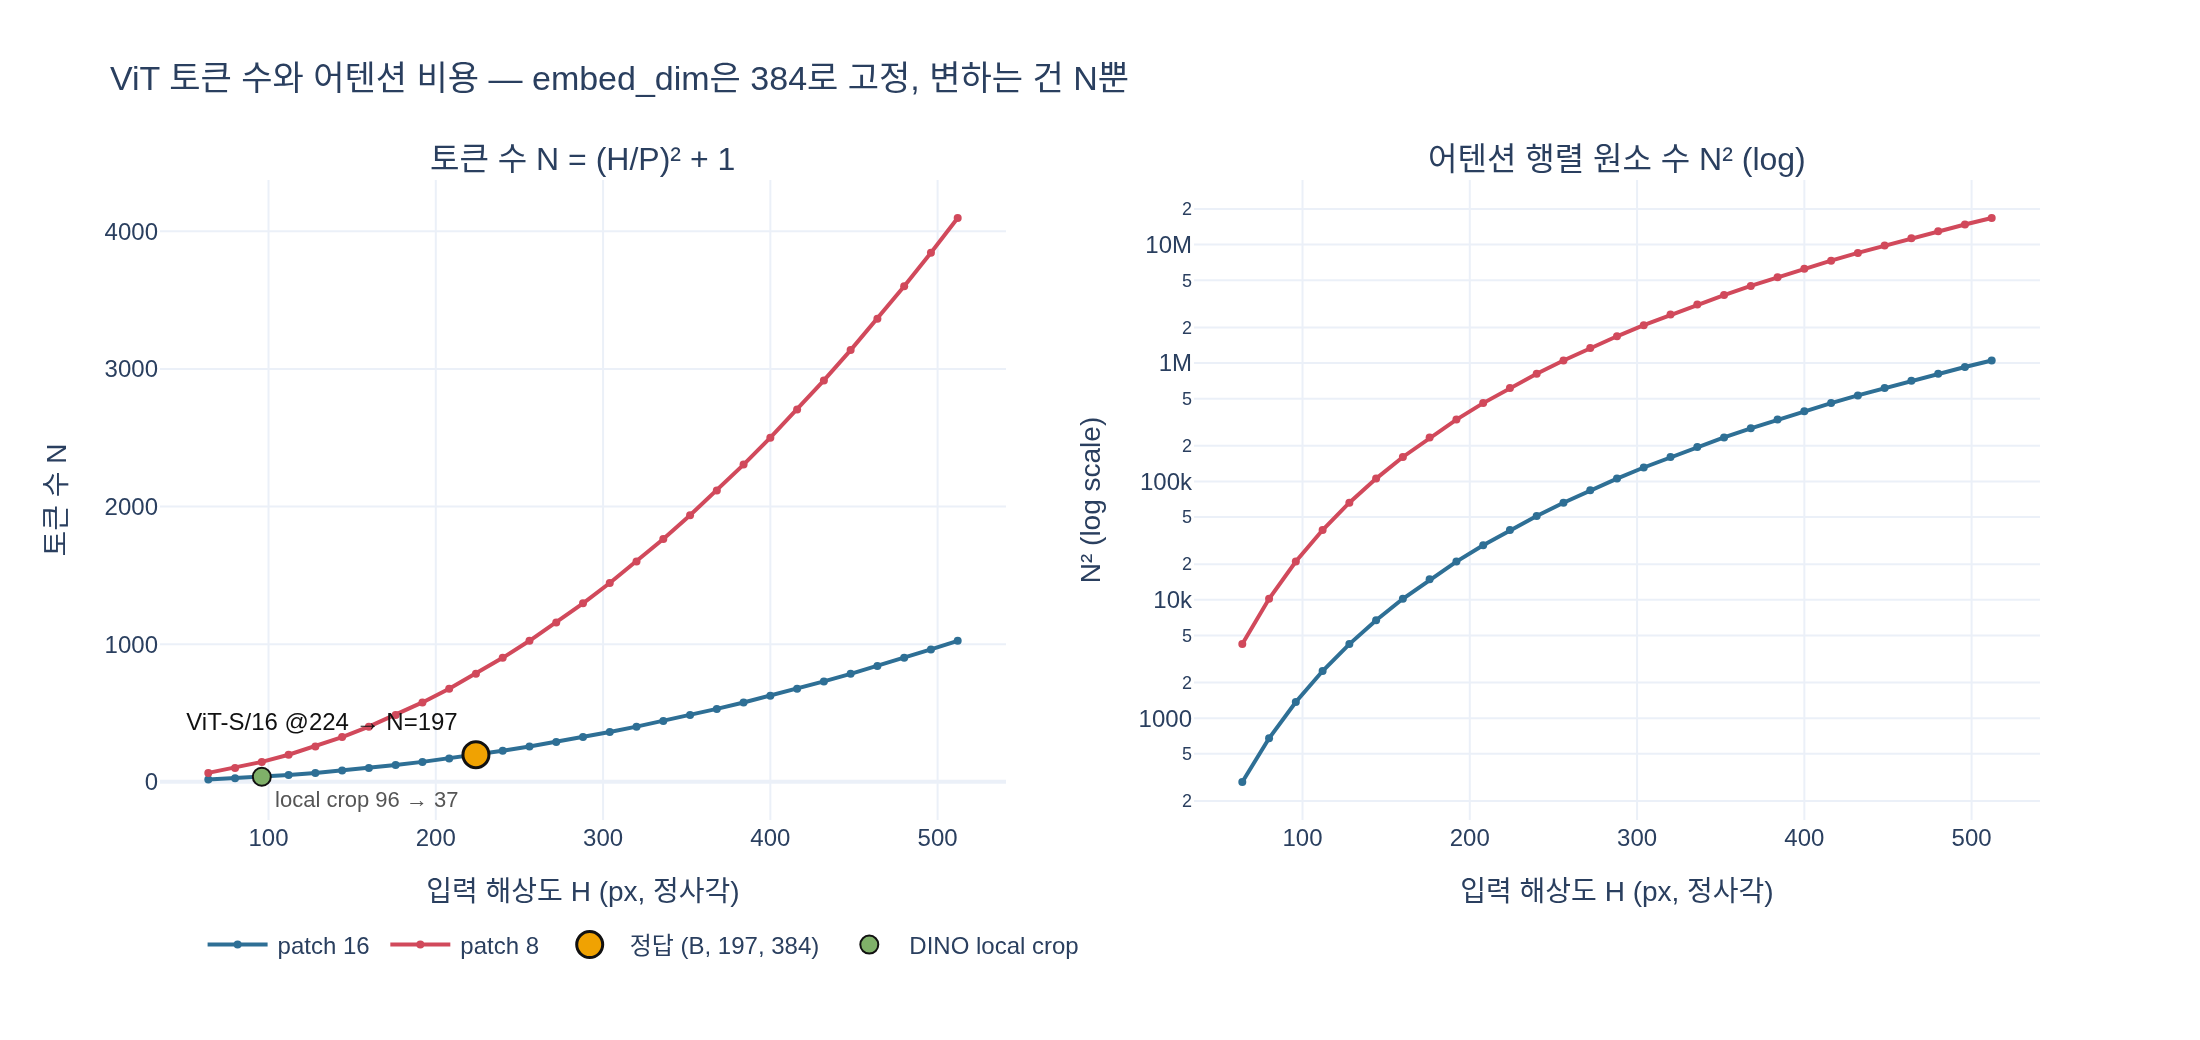

Reproduce this figure in Python.
# %% [markdown]
# # ViT-S/16 · 224px 입력에서 `prepare_tokens` 이후 shape
#
# **정답: $(B, 197, 384)$**
#
# - $197 = 1_{\text{CLS}} + 196_{\text{patch}}$, 그리고 $196 = (224/16)^2 = 14^2$
# - $384$ = ViT-**S**(small)의 `embed_dim`
# - 여기에 위치 임베딩 `pos_embed` $(1, 197, 384)$ 가 **더해진다** (concat 아님 → 토큰 수 불변)
#
# 이 스크립트는 손계산 → 실제 DINO 코드 실측 → 내부 단계별 shape 추적 →
# 해상도/패치 크기별 토큰 수 표 & 시각화 순으로 확인한다.

# %%
# 필요 패키지: torch(2.4), plotly(6.9), kaleido, numpy
# DINO 저장소의 실제 vision_transformer.py 를 그대로 import 해서 검증한다.
import os
import sys

import torch

DINO_ROOT = "/home/sungwoo/projects/swcho/dino"
if DINO_ROOT not in sys.path:
    sys.path.insert(0, DINO_ROOT)

import vision_transformer as vits  # noqa: E402

HERE = os.path.dirname(os.path.abspath(__file__)) if "__file__" in globals() else os.getcwd()
torch.manual_seed(0)


def _show(fig):
    try:
        from IPython import get_ipython
        if get_ipython() is not None:  # VSCode 셀/Jupyter에서만 렌더링
            fig.show()
    except ImportError:
        pass


print("torch", torch.__version__)
# 출력: torch 2.4.0+cu121

# %% [markdown]
# ## 1. 손계산
#
# 패치 임베딩은 $16\times16$ 픽셀 블록 하나를 토큰 하나로 만든다. 겹침이 없으므로
#
# $$
# N_{\text{patch}} = \left(\frac{H}{P}\right)\left(\frac{W}{P}\right)
#   = \left(\frac{224}{16}\right)^2 = 14^2 = 196
# $$
#
# 여기에 분류/요약용 **CLS 토큰 1개**를 맨 앞에 concat 하므로
#
# $$
# N = 196 + 1 = 197
# $$
#
# 채널 차원은 `vit_small` 의 `embed_dim = 384` 로 고정. 따라서 $(B, 197, 384)$.

# %%
IMG, PATCH, EMBED = 224, 16, 384
grid = IMG // PATCH
n_patch = grid * grid
n_token = n_patch + 1
print(f"grid      = {IMG} // {PATCH} = {grid}")
print(f"n_patch   = {grid}^2 = {n_patch}")
print(f"n_token   = {n_patch} + 1(CLS) = {n_token}")
print(f"shape     = (B, {n_token}, {EMBED})")
# 출력: grid      = 224 // 16 = 14
# 출력: n_patch   = 14^2 = 196
# 출력: n_token   = 196 + 1(CLS) = 197
# 출력: shape     = (B, 197, 384)

# %% [markdown]
# ## 2. 실측: `vits.vit_small(patch_size=16)`

# %%
model = vits.vit_small(patch_size=PATCH)
model.eval()

x = torch.randn(2, 3, 224, 224)
with torch.no_grad():
    tok = model.prepare_tokens(x)

print("input          ", tuple(x.shape))
print("prepare_tokens ", tuple(tok.shape))
assert tuple(tok.shape) == (2, 197, 384)
print("✔ (B, 197, 384) 확인")
# 출력: input           (2, 3, 224, 224)
# 출력: prepare_tokens  (2, 197, 384)
# 출력: ✔ (B, 197, 384) 확인

# %% [markdown]
# ## 3. 파라미터 shape: `cls_token` 과 `pos_embed`
#
# - `cls_token` : $(1, 1, 384)$ — 배치마다 `expand(B, -1, -1)` 로 복제만 한다(메모리 복사 없음)
# - `pos_embed` : $(1, 197, 384)$ — **CLS 자리까지 포함**해서 197개다
#
# `prepare_tokens` 는 `x = x + interpolate_pos_encoding(x, w, h)` 로 **덧셈** 브로드캐스트를 한다.
# 즉 위치 정보는 채널 안에 섞여 들어갈 뿐, 토큰 수나 차원을 늘리지 않는다.

# %%
print("cls_token     ", tuple(model.cls_token.shape))
print("pos_embed     ", tuple(model.pos_embed.shape))
print("num_patches   ", model.patch_embed.num_patches)
print("embed_dim     ", model.embed_dim)
print("blocks        ", len(model.blocks), "· heads", model.blocks[0].attn.num_heads)
# 출력: cls_token      (1, 1, 384)
# 출력: pos_embed      (1, 197, 384)
# 출력: num_patches    196
# 출력: embed_dim      384
# 출력: blocks         12 · heads 6

# %% [markdown]
# ## 4. 내부 단계별 shape 추적
#
# `PatchEmbed` 는 사실 **`nn.Conv2d(3, 384, kernel_size=16, stride=16)`** 하나다.
# kernel = stride = patch_size 이므로 수용영역이 정확히 한 패치씩, 겹치지 않게 슬라이딩한다.
# 이는 "패치를 flatten 해서 $\mathbb{R}^{768}\!\to\!\mathbb{R}^{384}$ 선형사영"과 수학적으로 동일하다
# ($16\times16\times3 = 768$).
#
# $$
# (B,3,224,224) \xrightarrow{\text{Conv2d}} (B,384,14,14)
# \xrightarrow{\text{flatten(2)}} (B,384,196)
# \xrightarrow{\text{transpose(1,2)}} (B,196,384)
# $$
# $$
# \xrightarrow{\text{cat CLS}} (B,197,384) \xrightarrow{+\,\text{pos\_embed}} (B,197,384)
# $$

# %%
B = 2
with torch.no_grad():
    s0 = x.shape
    c = model.patch_embed.proj(x)          # Conv2d(3, 384, k=16, s=16)
    s1 = c.shape
    f = c.flatten(2)                       # (B, 384, 14*14)
    s2 = f.shape
    t = f.transpose(1, 2)                  # (B, 196, 384)
    s3 = t.shape
    cls = model.cls_token.expand(B, -1, -1)
    s_cls = cls.shape
    cat = torch.cat((cls, t), dim=1)       # (B, 197, 384)
    s4 = cat.shape
    pos = model.interpolate_pos_encoding(cat, 224, 224)
    s_pos = pos.shape
    out = model.pos_drop(cat + pos)
    s5 = out.shape

for name, s in [("0. input            ", s0),
                ("1. Conv2d(k=s=16)   ", s1),
                ("2. flatten(2)       ", s2),
                ("3. transpose(1,2)   ", s3),
                ("   cls_token.expand ", s_cls),
                ("4. cat(CLS, patches)", s4),
                ("   pos_embed(반환)  ", s_pos),
                ("5. + pos_embed      ", s5)]:
    print(name, tuple(s))

print("\nprepare_tokens 결과와 동일? ", torch.allclose(out, tok))
# 출력: 0. input             (2, 3, 224, 224)
# 출력: 1. Conv2d(k=s=16)    (2, 384, 14, 14)
# 출력: 2. flatten(2)        (2, 384, 196)
# 출력: 3. transpose(1,2)    (2, 196, 384)
# 출력:    cls_token.expand  (2, 1, 384)
# 출력: 4. cat(CLS, patches) (2, 197, 384)
# 출력:    pos_embed(반환)   (1, 197, 384)
# 출력: 5. + pos_embed       (2, 197, 384)
# 출력:
# 출력: prepare_tokens 결과와 동일?  True

# %% [markdown]
# ### CLS 토큰은 정말 0번 위치인가?
#
# `torch.cat((cls_tokens, x), dim=1)` 이므로 인덱스 0이 CLS다.
# 그래서 `VisionTransformer.forward` 의 마지막이 `return x[:, 0]` — CLS만 뽑아 백본 출력으로 쓴다.

# %%
with torch.no_grad():
    feat = model(x)                         # forward: blocks → norm → x[:, 0]
    inter = model.get_intermediate_layers(x, n=1)
    attn = model.get_last_selfattention(x)
print("forward(=CLS)          ", tuple(feat.shape))
print("get_intermediate_layers", tuple(inter[0].shape))
print("get_last_selfattention ", tuple(attn.shape), "  # (B, heads, N, N)")
# 출력: forward(=CLS)           (2, 384)
# 출력: get_intermediate_layers (2, 197, 384)
# 출력: get_last_selfattention  (2, 6, 197, 197)

# %% [markdown]
# ## 5. 다른 해상도 / patch_size — `interpolate_pos_encoding`
#
# 토큰 수는 입력마다 달라진다.
#
# $$
# N(H, P) = \left(\frac{H}{P}\right)^2 + 1
# $$
#
# `pos_embed` 는 224/16 기준 $14\times14$ 격자로 **학습된 파라미터**라 크기가 고정인데,
# `interpolate_pos_encoding` 이 $14\times14$ 격자를 bicubic 업/다운샘플해 맞춰 준다
# (CLS 위치 임베딩은 보간에서 제외하고 나중에 다시 concat).
# 그래서 DINO는 같은 백본으로 224 global crop과 96 local crop을 함께 먹일 수 있다.

# %%
rows = []
for img, patch in [(96, 16), (224, 16), (448, 16), (96, 8), (224, 8)]:
    g = img // patch
    rows.append((img, patch, g, g * g, g * g + 1))

print(f"{'img':>5} {'patch':>6} {'grid':>6} {'patches':>8} {'tokens N':>9} {'attn N^2':>10}")
for img, patch, g, np_, nt in rows:
    print(f"{img:5d} {patch:6d} {g:4d}^2 {np_:8d} {nt:9d} {nt*nt:10,d}")
# 출력:   img  patch   grid  patches  tokens N   attn N^2
# 출력:    96     16    6^2       36        37        1,369
# 출력:   224     16   14^2      196       197       38,809
# 출력:   448     16   28^2      784       785      616,225
# 출력:    96      8   12^2      144       145       21,025
# 출력:   224      8   28^2      784       785      616,225

# %%
# 같은 모델(224/16으로 pos_embed가 학습된)에 다른 해상도를 넣어도 동작하는지 실측
for size in (96, 224, 448):
    xi = torch.randn(1, 3, size, size)
    with torch.no_grad():
        ti = model.prepare_tokens(xi)
    g = size // PATCH
    print(f"{size:3d}px -> {tuple(ti.shape)}   expected N = {g}^2 + 1 = {g*g+1}")
    assert ti.shape[1] == g * g + 1 and ti.shape[2] == EMBED
print("✔ interpolate_pos_encoding 이 pos_embed 격자를 재조정해 준다")
# 출력:  96px -> (1, 37, 384)   expected N = 6^2 + 1 = 37
# 출력: 224px -> (1, 197, 384)   expected N = 14^2 + 1 = 197
# 출력: 448px -> (1, 785, 384)   expected N = 28^2 + 1 = 785
# 출력: ✔ interpolate_pos_encoding 이 pos_embed 격자를 재조정해 준다

# %%
# patch_size=8 모델은 같은 224 입력에서 토큰이 4배 (28^2 + 1 = 785)
m8 = vits.vit_small(patch_size=8).eval()
with torch.no_grad():
    t8 = m8.prepare_tokens(torch.randn(1, 3, 224, 224))
print("ViT-S/8  pos_embed    ", tuple(m8.pos_embed.shape))
print("ViT-S/8  prepare_tokens", tuple(t8.shape), " # 임베딩 차원 384는 그대로")
# 출력: ViT-S/8  pos_embed     (1, 785, 384)
# 출력: ViT-S/8  prepare_tokens (1, 785, 384)  # 임베딩 차원 384는 그대로

# %% [markdown]
# ## 6. 시각화 — 토큰 수 $N$ 과 어텐션 행렬 크기 $N^2$
#
# 어텐션은 토큰 쌍마다 점수를 계산하므로 비용이 $O(N^2)$ 다.
# $N \approx (H/P)^2$ 이므로 해상도에 대해 **4제곱**($H^4/P^4$)으로 늘어난다 —
# patch 16 → 8 로 줄이면 토큰 4배, 어텐션 16배.

# %%
import numpy as np
import plotly.graph_objects as go
from plotly.subplots import make_subplots

sizes = np.arange(64, 513, 16)
COLORS = {8: "#d1495b", 16: "#2e6f95"}

fig = make_subplots(
    rows=1, cols=2,
    subplot_titles=("토큰 수 N = (H/P)² + 1", "어텐션 행렬 원소 수 N² (log)"),
)

for p in (16, 8):
    n = (sizes // p) ** 2 + 1
    fig.add_trace(go.Scatter(x=sizes, y=n, mode="lines+markers",
                             name=f"patch {p}", legendgroup=f"p{p}",
                             line=dict(color=COLORS[p], width=2),
                             marker=dict(size=4)), row=1, col=1)
    fig.add_trace(go.Scatter(x=sizes, y=n.astype(float) ** 2, mode="lines+markers",
                             name=f"patch {p}", legendgroup=f"p{p}", showlegend=False,
                             line=dict(color=COLORS[p], width=2),
                             marker=dict(size=4)), row=1, col=2)

# 정답 지점 (224px, patch 16) → N = 197 강조
fig.add_trace(go.Scatter(x=[224], y=[197], mode="markers+text",
                         text=["ViT-S/16 @224 → N=197"], textposition="top left",
                         textfont=dict(size=12, color="#111"),
                         marker=dict(size=13, color="#f0a202",
                                     line=dict(color="#111", width=1.5)),
                         name="정답 (B, 197, 384)"), row=1, col=1)
# local crop 96px 지점
fig.add_trace(go.Scatter(x=[96], y=[37], mode="markers+text",
                         text=["local crop 96 → 37"], textposition="bottom right",
                         textfont=dict(size=11, color="#555"),
                         marker=dict(size=9, color="#7fb069",
                                     line=dict(color="#111", width=1)),
                         name="DINO local crop"), row=1, col=1)

fig.update_xaxes(title_text="입력 해상도 H (px, 정사각)", row=1, col=1)
fig.update_xaxes(title_text="입력 해상도 H (px, 정사각)", row=1, col=2)
fig.update_yaxes(title_text="토큰 수 N", row=1, col=1)
fig.update_yaxes(title_text="N² (log scale)", type="log", row=1, col=2)
fig.update_layout(
    title="ViT 토큰 수와 어텐션 비용 — embed_dim은 384로 고정, 변하는 건 N뿐",
    template="plotly_white", width=1100, height=520,
    legend=dict(orientation="h", yanchor="bottom", y=-0.24, x=0.02),
    margin=dict(t=90, b=110),
)

_show(fig)
png_path = os.path.join(HERE, "expy.png")
fig.write_image(png_path, scale=2)
print("saved:", png_path)
# 출력: saved: /home/sungwoo/projects/swcho/dino/fm/training/.fm/hints/c1e545b5-a14a-4618-bfe8-a650ce0f491a/expy.png

# %% [markdown]
# ## 정리
#
# | 항목 | 값 | 근거 |
# |---|---|---|
# | $B$ | 배치 크기 | 그대로 통과 |
# | $N$ | $197$ | $(224/16)^2 = 196$ 패치 $+\ 1$ CLS |
# | $D$ | $384$ | `vit_small` 의 `embed_dim` (ViT-B는 768, ViT-T는 192) |
#
# 헷갈리기 쉬운 지점:
#
# - **위치 임베딩은 더해진다** — `pos_embed` 가 $(1,197,384)$ 라서 197에 뭔가 더 붙는 게 아니다.
# - **196이 아니라 197** — CLS 한 자리를 빼먹기 쉽다. `forward` 는 이 0번을 뽑아 리턴한다.
# - **384는 해상도와 무관** — 해상도를 바꾸면 $N$ 만 변하고 $D$ 는 아키텍처가 정한다.
